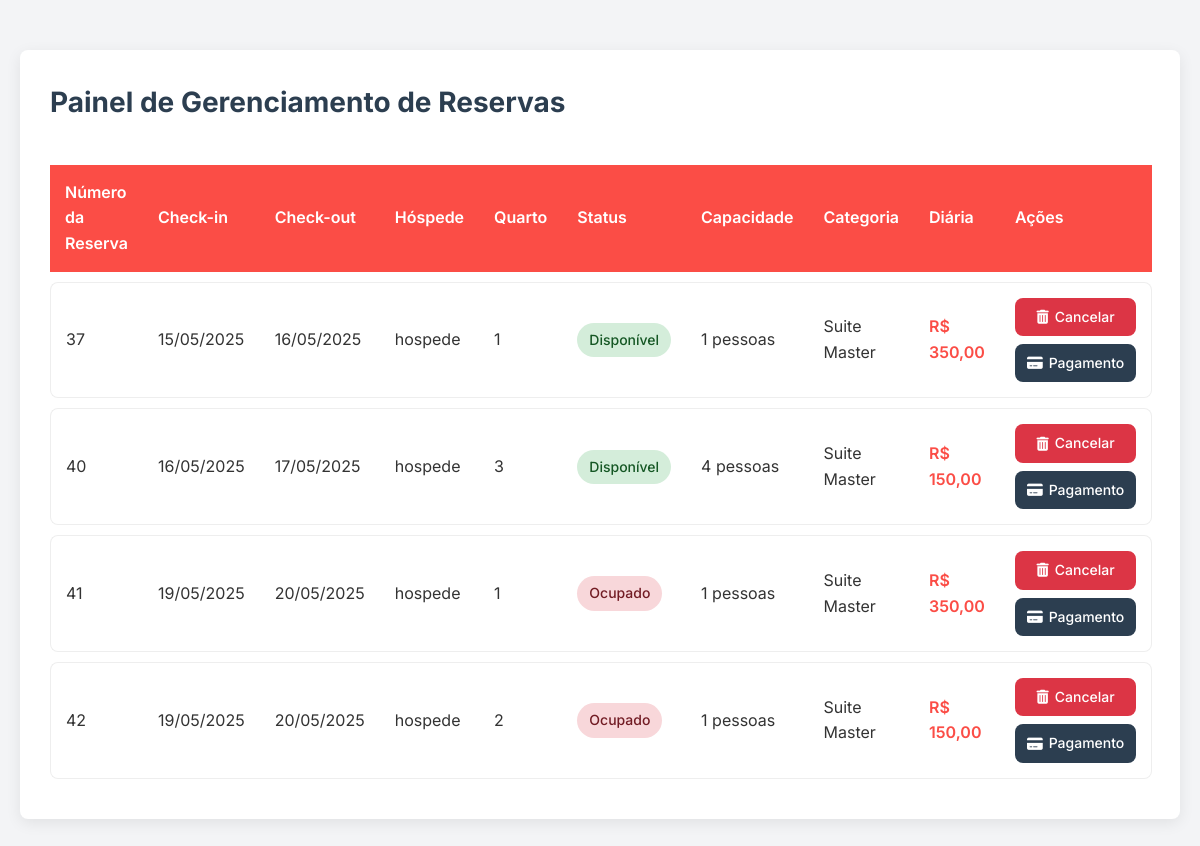
/gestor/reservas/index.php, run on an earlier commit of the app's database.
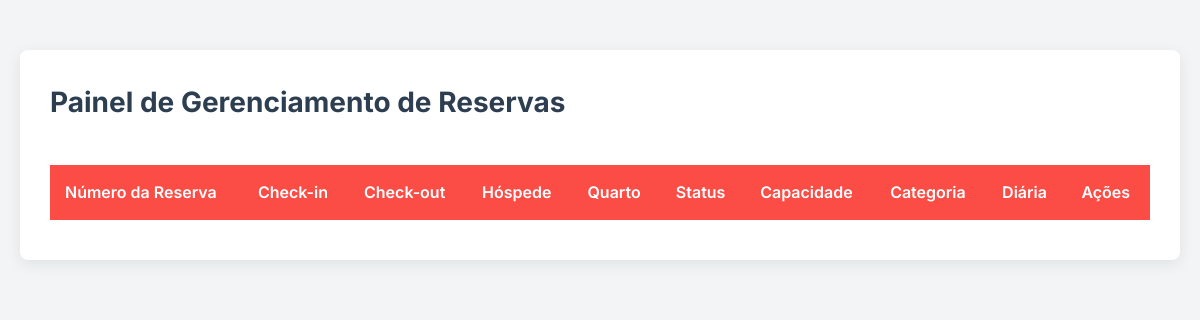
And on a later commit of the database.
### tables this page shows
CREATE TABLE `reserva` (
  `ID_Reserva` int(11) NOT NULL,
  `Checkin` date NOT NULL,
  `Checkout` date NOT NULL,
  `Quarto_ID_Quarto` int(11) NOT NULL,
  `usuarios_ID` int(11) NOT NULL,
  `solicitou_exclusao` tinyint(1) DEFAULT 0,
  `Data_Solicitacao_Exclusao` datetime DEFAULT NULL
);

CREATE TABLE `usuarios` (
  `ID` int(11) NOT NULL,
  `Nome` varchar(45) NOT NULL,
  `Email` varchar(45) NOT NULL,
  `Data_Nascimento` varchar(45) NOT NULL,
  `Telefone` varchar(45) NOT NULL,
  `Endereco` varchar(45) NOT NULL,
  `CPF` char(14) NOT NULL,
  `Perfil_ID_Perfil` int(11) NOT NULL,
  `solicitou_exclusao` varchar(45) DEFAULT NULL,
  `Senha` varchar(255) NOT NULL,
  `Data_Solicitacao_Exclusao` datetime DEFAULT current_timestamp()
);

CREATE TABLE `quarto` (
  `ID_Quarto` int(11) NOT NULL,
  `Status` varchar(45) DEFAULT NULL,
  `Capacidade` int(11) DEFAULT NULL,
  `Categoria_ID_Categoria` int(11) NOT NULL,
  `Foto` varchar(255) DEFAULT NULL,
  `Preco_diaria` decimal(10,2) DEFAULT NULL
);

CREATE TABLE `categoria` (
  `ID_Categoria` int(11) NOT NULL,
  `Nome` varchar(50) NOT NULL
);

### gestor/reservas/index.php (the view, shortened to what this page needs)
<?php
require_once '../../config/config.php';
$listaReservas = [];
$sql = $pdo->query("
    SELECT r.ID_Reserva, r.checkin, r.checkout, q.ID_Quarto, q.Status AS Quarto_Status,
    q.Capacidade, q.Preco_diaria, c.Nome AS Categoria, u.Nome AS Hospede_Nome
    FROM reserva r
    INNER JOIN quarto q ON r.Quarto_ID_Quarto = q.ID_Quarto
    INNER JOIN categoria c ON q.Categoria_ID_Categoria = c.ID_Categoria
    LEFT JOIN usuarios u ON r.usuarios_ID = u.ID
");
if ($sql->rowCount() > 0) {
    $listaReservas = $sql->fetchAll(PDO::FETCH_ASSOC);
}
?>
<!DOCTYPE html>
<html lang="pt-br">
<head>
    <link rel="stylesheet" href="https://cdnjs.cloudflare.com/ajax/libs/font-awesome/6.5.0/css/all.min.css">
    <link rel="stylesheet" href="https://cdn.datatables.net/2.2.2/css/dataTables.dataTables.min.css">
</head>
<body>
    <div class="container">
        <div class="page-header">
            <h1 class="page-title">Painel de Gerenciamento de Reservas</h1>
        </div>
        <table id="myTable" class="display nowrap" style="width:100%">
            <thead>
                <tr>
                    <th>Número da Reserva</th>
                    <th>Check-in</th>
                    <th>Check-out</th>
                    <th>Hóspede</th>
                    <th>Quarto</th>
                    <th>Status</th>
                    <th>Capacidade</th>
                    <th>Categoria</th>
                    <th>Diária</th>
                    <th>Ações</th>
                </tr>
            </thead>
            <tbody>
                <?php foreach ($listaReservas as $reserva):
                    $statusClass = '';
                    $statusText = '';
                    if ($reserva['Quarto_Status'] === 'Manutencao') {
                        $statusClass = 'status-manutencao';
                        $statusText = 'Manutenção';
                    } elseif ($reserva['checkin'] <= date('Y-m-d') && $reserva['checkout'] >= date('Y-m-d')) {
                        $statusClass = 'status-ocupado';
                        $statusText = 'Ocupado';
                    } else {
                        $statusClass = 'status-disponivel';
                        $statusText = 'Disponível';
                    }
                ?>
                    <tr>
                        <td data-label="Número"><?= $reserva['ID_Reserva'] ?></td>
                        <td data-label="Check-in"><?= date('d/m/Y', strtotime($reserva['checkin'])) ?></td>
                        <td data-label="Check-out"><?= date('d/m/Y', strtotime($reserva['checkout'])) ?></td>
                        <td data-label="Hóspede"><?= htmlspecialchars($reserva['Hospede_Nome']) ?></td>
                        <td data-label="Quarto"><?= $reserva['ID_Quarto'] ?></td>
                        <td data-label="Status">
                            <span class="status <?= $statusClass ?>"><?= $statusText ?></span>
                        </td>
                        <td data-label="Capacidade"><?= $reserva['Capacidade'] ?> pessoas</td>
                        <td data-label="Categoria"><?= htmlspecialchars($reserva['Categoria']) ?></td>
                        <td data-label="Diária" class="price">R$ <?= number_format($reserva['Preco_diaria'], 2, ',', '.') ?></td>
                        <td data-label="Ações">
                            <div class="action-buttons">
                                <a href="../../actions/excluir_reserva.php?id=<?= $reserva['ID_Reserva'] ?>" class="btn-action btn-delete" onclick="return confirm('Tem certeza que deseja cancelar esta reserva?')">
                                    <i class="fas fa-trash-alt"></i> Cancelar
                                </a>
                                <a href="detalhes_reserva.php?id=<?= $reserva['ID_Reserva'] ?>" class="btn-action btn-more">
                                    <i class="fas fa-credit-card"></i> Pagamento
                                </a>
                            </div>
                        </td>
                    </tr>
                <?php endforeach; ?>
            </tbody>
        </table>
    </div>
</body>
</html>

### gestor/reservas/index.php (style rules this page uses)
:root { --primary-color: #FB4D46; --secondary-color: #2c3e50; --light-gray: #f8f9fa; --dark-gray: #6c757d; --white: #ffffff; --border-radius: 8px; --box-shadow: 0 4px 15px rgba(0,0,0,0.08); --transition: all 0.3s ease; }
* { margin: 0; padding: 0; box-sizing: border-box; font-family: 'Inter', sans-serif; }
body { background-color: #f3f4f6; color: #333; line-height: 1.6; padding: 20px; }
.container { max-width: 1400px; margin: 30px auto; background-color: var(--white); border-radius: var(--border-radius); box-shadow: var(--box-shadow); padding: 30px; }
.page-header { display: flex; justify-content: space-between; align-items: center; margin-bottom: 30px; flex-wrap: wrap; gap: 15px; }
.page-title { color: var(--secondary-color); font-size: 28px; margin: 0; }
#myTable { width: 100% !important; border-collapse: separate; border-spacing: 0 10px; margin-top: 20px; }
#myTable thead th { background-color: var(--primary-color); color: white; padding: 15px; text-align: left; font-weight: 600; border: none; }
#myTable tbody tr { background-color: var(--white); transition: var(--transition); border-radius: var(--border-radius); }
#myTable tbody td { padding: 15px; border-top: 1px solid #eee; border-bottom: 1px solid #eee; vertical-align: middle; }
#myTable tbody td:first-child { border-left: 1px solid #eee; border-top-left-radius: var(--border-radius); border-bottom-left-radius: var(--border-radius); }
#myTable tbody td:last-child { border-right: 1px solid #eee; border-top-right-radius: var(--border-radius); border-bottom-right-radius: var(--border-radius); }
.status { display: inline-block; padding: 6px 12px; border-radius: 20px; font-size: 14px; font-weight: 500; }
.status-disponivel { background-color: #d4edda; color: #155724; }
.status-ocupado { background-color: #f8d7da; color: #721c24; }
.price { font-weight: 600; color: var(--primary-color); }
.action-buttons { display: flex; flex-direction: column; gap: 8px; }
.btn-action { display: inline-flex; align-items: center; justify-content: center; gap: 6px; padding: 8px 12px; border-radius: var(--border-radius); font-size: 14px; font-weight: 500; text-decoration: none; transition: var(--transition); text-align: center; }
.btn-delete { background-color: #dc3545; color: white; }
.btn-more { background-color: var(--secondary-color); color: white; }

What changed in the data, as far as the page shows it:
removed reserva: ID_Reserva "37", Checkin "15/05/2025", Checkout "16/05/2025", usuarios_ID.Nome "hospede", Quarto_ID_Quarto.ID_Quarto "1", statusText "Disponível", Quarto_ID_Quarto.Capacidade "1", categoria.Nome "Suite Master", Quarto_ID_Quarto.Preco_diaria "350,00"
removed reserva: ID_Reserva "40", Checkin "16/05/2025", Checkout "17/05/2025", usuarios_ID.Nome "hospede", Quarto_ID_Quarto.ID_Quarto "3", statusText "Disponível", Quarto_ID_Quarto.Capacidade "4", categoria.Nome "Suite Master", Quarto_ID_Quarto.Preco_diaria "150,00"
removed reserva: ID_Reserva "41", Checkin "19/05/2025", Checkout "20/05/2025", usuarios_ID.Nome "hospede", Quarto_ID_Quarto.ID_Quarto "1", Quarto_ID_Quarto.Status "Ocupado", Quarto_ID_Quarto.Capacidade "1", categoria.Nome "Suite Master", Quarto_ID_Quarto.Preco_diaria "350,00"
removed reserva: ID_Reserva "42", Checkin "19/05/2025", Checkout "20/05/2025", usuarios_ID.Nome "hospede", Quarto_ID_Quarto.ID_Quarto "2", Quarto_ID_Quarto.Status "Ocupado", Quarto_ID_Quarto.Capacidade "1", categoria.Nome "Suite Master", Quarto_ID_Quarto.Preco_diaria "150,00"
